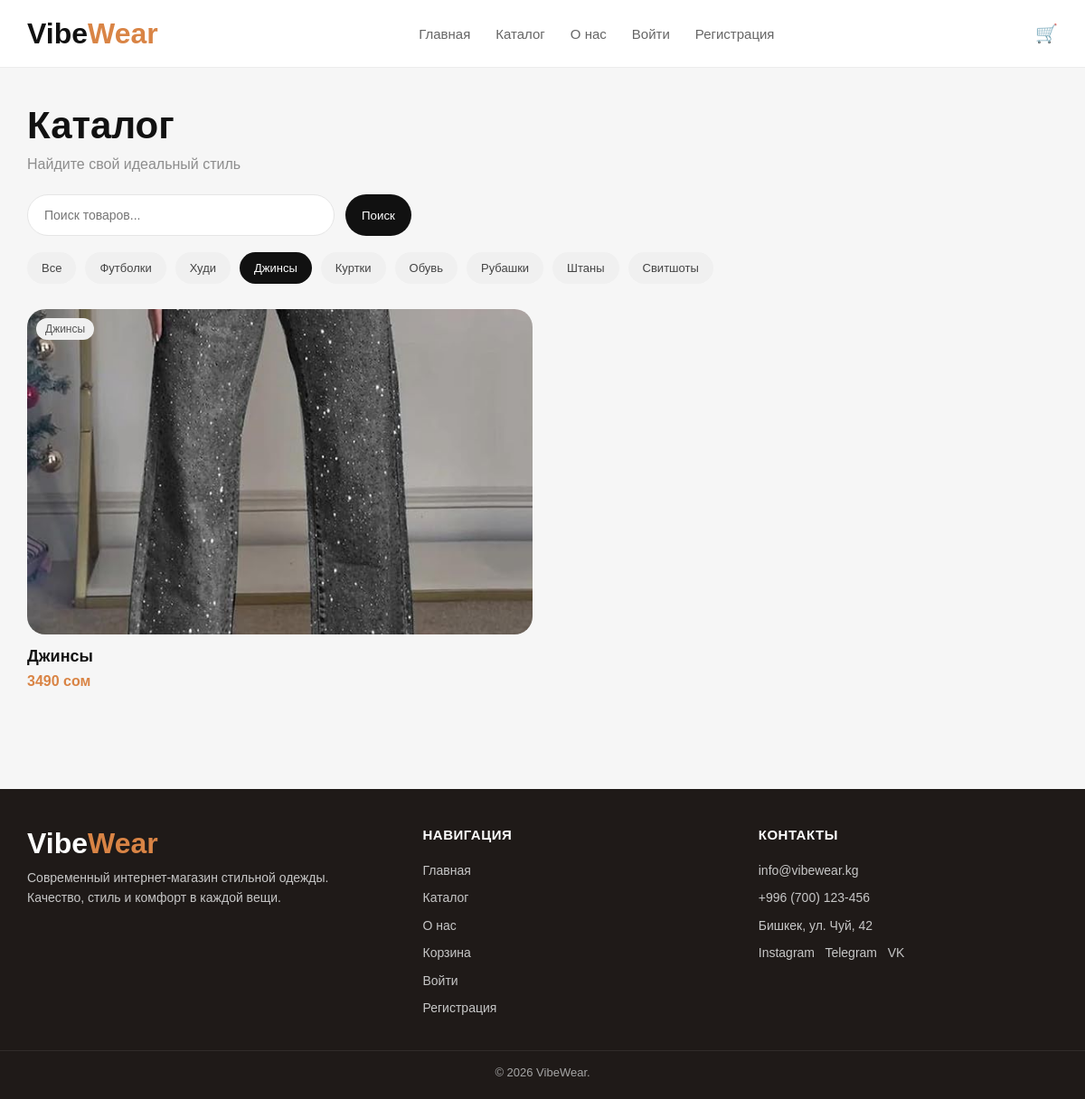
Page /catalog/?category=Джинсы on the committed database.
### shop/models.py (models this page shows, shortened)
class Product(models.Model):
    CATEGORY_CHOICES = [
        ("Футболки", "Футболки"),
        ("Худи", "Худи"),
        ("Джинсы", "Джинсы"),
        ("Куртки", "Куртки"),
        ("Обувь", "Обувь"),
        ("Рубашки", "Рубашки"),
        ("Штаны", "Штаны"),
        ("Свитшоты", "Свитшоты"),
    ]
    name = models.CharField(max_length=200, verbose_name="Название")
    price = models.PositiveIntegerField(verbose_name="Цена")
    category = models.CharField(max_length=50, choices=CATEGORY_CHOICES, verbose_name="Категория")
    image = models.CharField(max_length=255, verbose_name="Путь к картинке")
    description = models.TextField(verbose_name="Описание")

### shop/views.py (the view)
# urls.py: path("catalog/", views.catalog, name="catalog"),
def catalog(request):
    query = request.GET.get("q", "").strip().lower()
    category = request.GET.get("category", "").strip()
    products = Product.objects.all()
    if query:
        products = products.filter(name__icontains=query)
    if category and category != "Все":
        products = products.filter(category=category)
    categories = ["Все", "Футболки", "Худи", "Джинсы", "Куртки", "Обувь", "Рубашки", "Штаны", "Свитшоты"]
    return render(request, "catalog.html", {
        "products": products,
        "categories": categories,
        "selected_category": category,
        "query": request.GET.get("q", ""),
    })

### shop/templates/catalog.html
{% extends 'base.html' %}
{% block content %}
<section class="content-wrap catalog-page">
    <h1>Каталог</h1>
    <p class="subtext">Найдите свой идеальный стиль</p>
    <form method="get" class="search-box">
        <input type="text" name="q" placeholder="Поиск товаров..." value="{{ query }}">
        <button type="submit">Поиск</button>
    </form>
    <div class="filter-row">
        {% for cat in categories %}
            {% if cat == "Все" %}
                <a href="{% url 'catalog' %}" class="filter-btn {% if not selected_category %}active{% endif %}">{{ cat }}</a>
            {% else %}
                <a href="{% url 'catalog' %}?category={{ cat }}" class="filter-btn {% if selected_category == cat %}active{% endif %}">{{ cat }}</a>
            {% endif %}
        {% endfor %}
    </div>
    <div class="catalog-grid">
        {% for item in products %}
        <div class="catalog-card">
            <div class="tag">{{ item.category }}</div>
            <img src="{{ item.image }}" alt="{{ item.name }}">
            <h3>{{ item.name }}</h3>
            <p>{{ item.price }} сом</p>
            <a href="{% url 'product' item.id %}" class="hidden-link"></a>
        </div>
        {% empty %}
        <p>Товары не найдены.</p>
        {% endfor %}
    </div>
</section>
{% endblock %}

### shop/static/css/style.css (style rules this page uses)
* { box-sizing: border-box; }
body { margin: 0; font-family: Arial, sans-serif; background: #f6f6f6; color: #111; }
a { text-decoration: none; color: inherit; }
.content-wrap { max-width: 1180px; margin: 0 auto; padding: 40px 20px; }
.section h2, .catalog-page h1, .about-page h1, .cart-page h1, .checkout-box h1 { margin: 0 0 10px; font-size: 42px; font-weight: 800; }
.home-grid, .catalog-grid { display: grid; grid-template-columns: repeat(4, 1fr); gap: 22px; }
.home-card, .catalog-card { position: relative; background: transparent; }
.home-card img, .catalog-card img { width: 100%; height: 360px; object-fit: cover; border-radius: 20px; display: block; }
.home-card h3, .catalog-card h3 { margin: 14px 0 8px; font-size: 18px; font-weight: 700; }
.home-card p, .catalog-card p { margin: 0; color: #d98445; font-weight: 700; }
.tag { position: absolute; top: 10px; left: 10px; background: #f0f0f0; color: #555; border-radius: 999px; padding: 5px 10px; font-size: 12px; z-index: 2; }
.hidden-link { position: absolute; inset: 0; z-index: 1; }
.subtext { color: #8d8d8d; margin-top: 0; margin-bottom: 24px; }
.search-box { display: flex; gap: 12px; margin-bottom: 18px; }
.search-box input { width: 340px; height: 46px; border: 1px solid #e5e5e5; border-radius: 999px; padding: 0 18px; font-size: 14px; }
.search-box button { height: 46px; border: none; border-radius: 999px; padding: 0 18px; background: #111; color: #fff; cursor: pointer; }
.filter-row { display: flex; flex-wrap: wrap; gap: 10px; margin-bottom: 28px; }
.filter-btn { padding: 10px 16px; border-radius: 999px; background: #f0f0f0; color: #444; font-size: 13px; }
.filter-btn.active { background: #111; color: #fff; }
@media (max-width: 1200px) { .home-grid, .catalog-grid { grid-template-columns: repeat(2, 1fr); } }

### rows in the picture
Product: category "Джинсы", image (picture), name "Джинсы", price "3490"

### other values in the picture
{{ cat }} "Все"
{{ cat }} "Футболки" "Худи" "Джинсы" "Куртки" "Обувь" "Рубашки" "Штаны" "Свитшоты"
